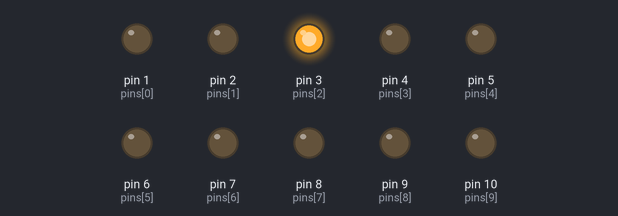
The sketch below on a simulated Arduino Uno, built with avr-gcc and run on an emulated ATmega328P. Shown: output pins drawn as LEDs (lit = HIGH). Random numbers use the default seed unless the sketch sets one.

Above: at 0.65 s.
At 5.68 s:
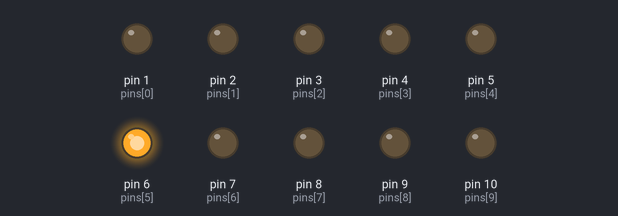
At 14.55 s:
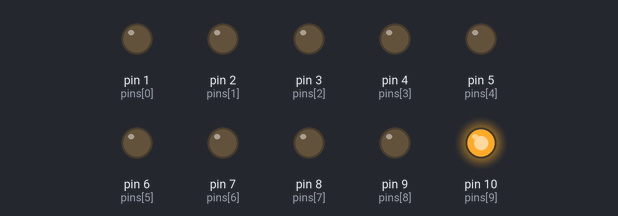
At 18.56 s:
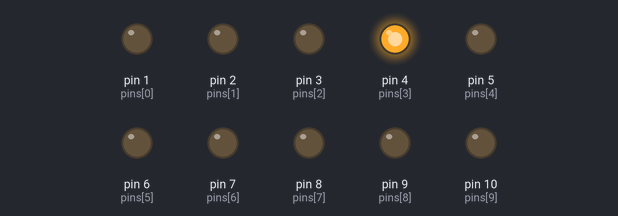
At 27.76 s:
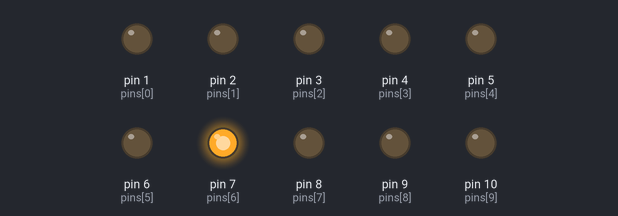
At 39.18 s:
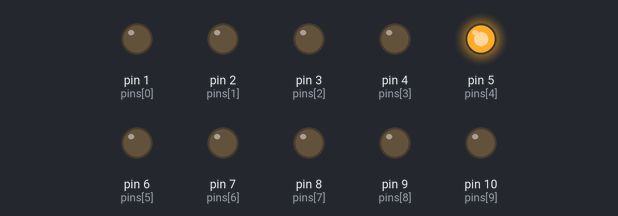
Timing chart, 0 to 40.0 s (numbered marks = the images above):
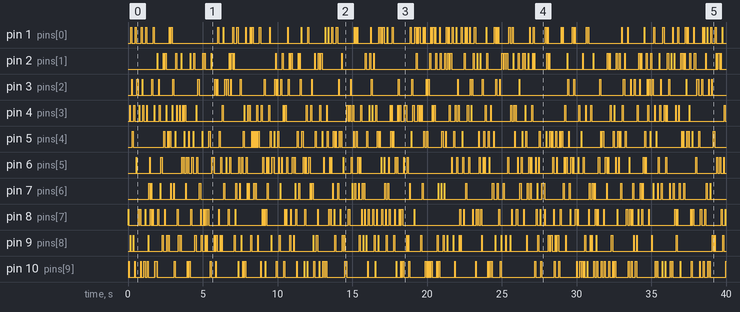

The sketch:

pattern_5.ino
```cpp
//Arduino for Beginner

//Assignment 2 - Led Patterns


int pins[] = {1, 2, 3, 4, 5, 6, 7, 8, 9, 10}; //Array for 10 LEDS
int t = 50; // delay time
int i = 0;
int j = 0;


void setup() {
  // put your setup code here, to run once:

  for (i = 0; i < 10; i++) {
    pinMode(pins[i], OUTPUT);
  }

}

void loop() {
  i=random(0, 10);
  digitalWrite(pins[i],1);
  delay(t);
  digitalWrite(pins[i],0);


}
```
